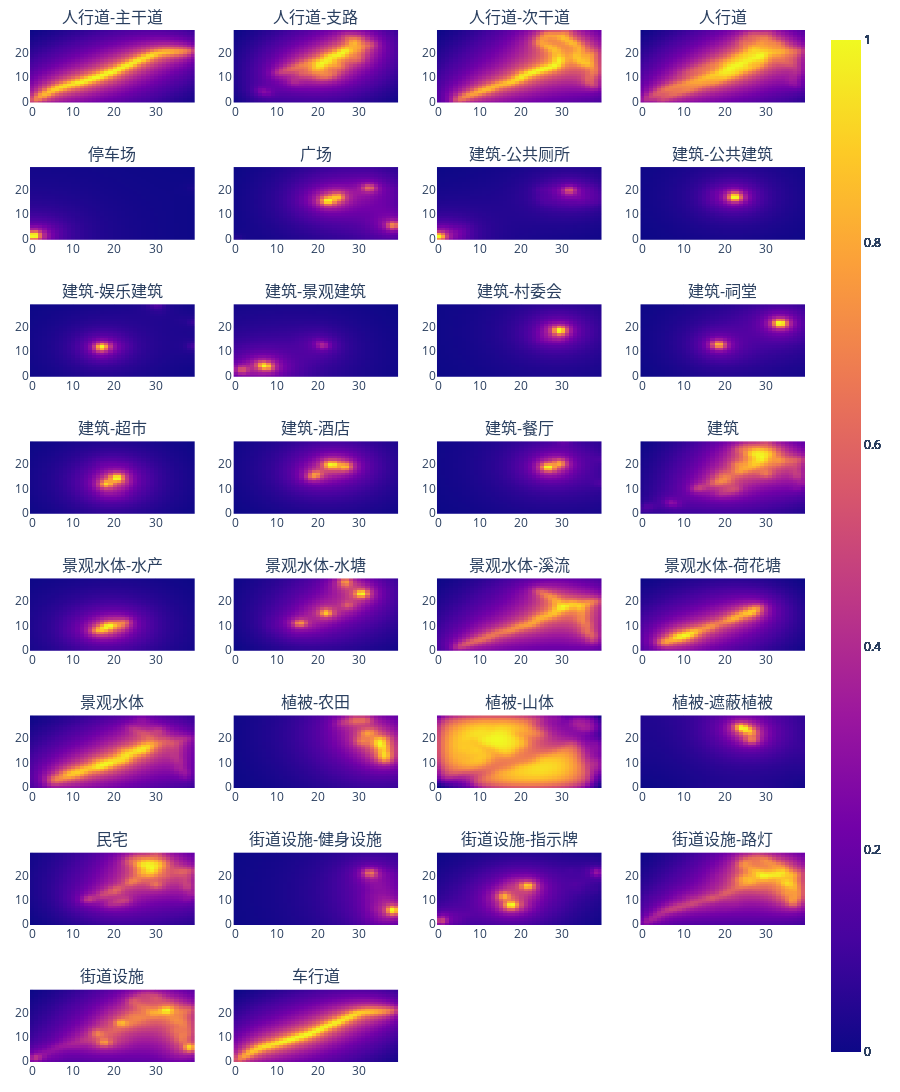

The notebook cell saved with this chart:
### Code cell
world.ShowFeatures()

### Figure 1 — Plotly figure (JSON) as saved in the notebook; plotly's stock layout.template omitted (floating-point values rounded to 4 significant figures; data arrays with more than 128 entries replaced by an {"elided": "..."} marker saying what was removed)
{"data": [{"type": "heatmap", "xaxis": "x", "yaxis": "y", "z": {"elided": "30x40 float values"}}, {"type": "heatmap", "xaxis": "x2", "yaxis": "y2", "z": {"elided": "30x40 float values"}}, {"type": "heatmap", "xaxis": "x3", "yaxis": "y3", "z": {"elided": "30x40 float values"}}, {"type": "heatmap", "xaxis": "x4", "yaxis": "y4", "z": {"elided": "30x40 float values"}}, {"type": "heatmap", "xaxis": "x5", "yaxis": "y5", "z": {"elided": "30x40 float values"}}, {"type": "heatmap", "xaxis": "x6", "yaxis": "y6", "z": {"elided": "30x40 float values"}}, {"type": "heatmap", "xaxis": "x7", "yaxis": "y7", "z": {"elided": "30x40 float values"}}, {"type": "heatmap", "xaxis": "x8", "yaxis": "y8", "z": {"elided": "30x40 float values"}}, {"type": "heatmap", "xaxis": "x9", "yaxis": "y9", "z": {"elided": "30x40 float values"}}, {"type": "heatmap", "xaxis": "x10", "yaxis": "y10", "z": {"elided": "30x40 float values"}}, {"type": "heatmap", "xaxis": "x11", "yaxis": "y11", "z": {"elided": "30x40 float values"}}, {"type": "heatmap", "xaxis": "x12", "yaxis": "y12", "z": {"elided": "30x40 float values"}}, {"type": "heatmap", "xaxis": "x13", "yaxis": "y13", "z": {"elided": "30x40 float values"}}, {"type": "heatmap", "xaxis": "x14", "yaxis": "y14", "z": {"elided": "30x40 float values"}}, {"type": "heatmap", "xaxis": "x15", "yaxis": "y15", "z": {"elided": "30x40 float values"}}, {"type": "heatmap", "xaxis": "x16", "yaxis": "y16", "z": {"elided": "30x40 float values"}}, {"type": "heatmap", "xaxis": "x17", "yaxis": "y17", "z": {"elided": "30x40 float values"}}, {"type": "heatmap", "xaxis": "x18", "yaxis": "y18", "z": {"elided": "30x40 float values"}}, {"type": "heatmap", "xaxis": "x19", "yaxis": "y19", "z": {"elided": "30x40 float values"}}, {"type": "heatmap", "xaxis": "x20", "yaxis": "y20", "z": {"elided": "30x40 float values"}}, {"type": "heatmap", "xaxis": "x21", "yaxis": "y21", "z": {"elided": "30x40 float values"}}, {"type": "heatmap", "xaxis": "x22", "yaxis": "y22", "z": {"elided": "30x40 float values"}}, {"type": "heatmap", "xaxis": "x23", "yaxis": "y23", "z": {"elided": "30x40 float values"}}, {"type": "heatmap", "xaxis": "x24", "yaxis": "y24", "z": {"elided": "30x40 float values"}}, {"type": "heatmap", "xaxis": "x25", "yaxis": "y25", "z": {"elided": "30x40 float values"}}, {"type": "heatmap", "xaxis": "x26", "yaxis": "y26", "z": {"elided": "30x40 float values"}}, {"type": "heatmap", "xaxis": "x27", "yaxis": "y27", "z": {"elided": "30x40 float values"}}, {"type": "heatmap", "xaxis": "x28", "yaxis": "y28", "z": {"elided": "30x40 float values"}}, {"type": "heatmap", "xaxis": "x29", "yaxis": "y29", "z": {"elided": "30x40 float values"}}, {"type": "heatmap", "xaxis": "x30", "yaxis": "y30", "z": {"elided": "30x40 float values"}}], "layout": {"annotations": [{"font": {"size": 16}, "showarrow": false, "text": "人行道-主干道", "x": 0.1062, "xanchor": "center", "xref": "paper", "y": 1, "yanchor": "bottom", "yref": "paper"}, {"font": {"size": 16}, "showarrow": false, "text": "人行道-支路", "x": 0.3688, "xanchor": "center", "xref": "paper", "y": 1, "yanchor": "bottom", "yref": "paper"}, {"font": {"size": 16}, "showarrow": false, "text": "人行道-次干道", "x": 0.6313, "xanchor": "center", "xref": "paper", "y": 1, "yanchor": "bottom", "yref": "paper"}, {"font": {"size": 16}, "showarrow": false, "text": "人行道", "x": 0.8938, "xanchor": "center", "xref": "paper", "y": 1, "yanchor": "bottom", "yref": "paper"}, {"font": {"size": 16}, "showarrow": false, "text": "停车场", "x": 0.1062, "xanchor": "center", "xref": "paper", "y": 0.8672, "yanchor": "bottom", "yref": "paper"}, {"font": {"size": 16}, "showarrow": false, "text": "广场", "x": 0.3688, "xanchor": "center", "xref": "paper", "y": 0.8672, "yanchor": "bottom", "yref": "paper"}, {"font": {"size": 16}, "showarrow": false, "text": "建筑-公共厕所", "x": 0.6313, "xanchor": "center", "xref": "paper", "y": 0.8672, "yanchor": "bottom", "yref": "paper"}, {"font": {"size": 16}, "showarrow": false, "text": "建筑-公共建筑", "x": 0.8938, "xanchor": "center", "xref": "paper", "y": 0.8672, "yanchor": "bottom", "yref": "paper"}, {"font": {"size": 16}, "showarrow": false, "text": "建筑-娱乐建筑", "x": 0.1062, "xanchor": "center", "xref": "paper", "y": 0.7344, "yanchor": "bottom", "yref": "paper"}, {"font": {"size": 16}, "showarrow": false, "text": "建筑-景观建筑", "x": 0.3688, "xanchor": "center", "xref": "paper", "y": 0.7344, "yanchor": "bottom", "yref": "paper"}, {"font": {"size": 16}, "showarrow": false, "text": "建筑-村委会", "x": 0.6313, "xanchor": "center", "xref": "paper", "y": 0.7344, "yanchor": "bottom", "yref": "paper"}, {"font": {"size": 16}, "showarrow": false, "text": "建筑-祠堂", "x": 0.8938, "xanchor": "center", "xref": "paper", "y": 0.7344, "yanchor": "bottom", "yref": "paper"}, {"font": {"size": 16}, "showarrow": false, "text": "建筑-超市", "x": 0.1062, "xanchor": "center", "xref": "paper", "y": 0.6016, "yanchor": "bottom", "yref": "paper"}, {"font": {"size": 16}, "showarrow": false, "text": "建筑-酒店", "x": 0.3688, "xanchor": "center", "xref": "paper", "y": 0.6016, "yanchor": "bottom", "yref": "paper"}, {"font": {"size": 16}, "showarrow": false, "text": "建筑-餐厅", "x": 0.6313, "xanchor": "center", "xref": "paper", "y": 0.6016, "yanchor": "bottom", "yref": "paper"}, {"font": {"size": 16}, "showarrow": false, "text": "建筑", "x": 0.8938, "xanchor": "center", "xref": "paper", "y": 0.6016, "yanchor": "bottom", "yref": "paper"}, {"font": {"size": 16}, "showarrow": false, "text": "景观水体-水产", "x": 0.1062, "xanchor": "center", "xref": "paper", "y": 0.4688, "yanchor": "bottom", "yref": "paper"}, {"font": {"size": 16}, "showarrow": false, "text": "景观水体-水塘", "x": 0.3688, "xanchor": "center", "xref": "paper", "y": 0.4688, "yanchor": "bottom", "yref": "paper"}, {"font": {"size": 16}, "showarrow": false, "text": "景观水体-溪流", "x": 0.6313, "xanchor": "center", "xref": "paper", "y": 0.4688, "yanchor": "bottom", "yref": "paper"}, {"font": {"size": 16}, "showarrow": false, "text": "景观水体-荷花塘", "x": 0.8938, "xanchor": "center", "xref": "paper", "y": 0.4688, "yanchor": "bottom", "yref": "paper"}, {"font": {"size": 16}, "showarrow": false, "text": "景观水体", "x": 0.1062, "xanchor": "center", "xref": "paper", "y": 0.3359, "yanchor": "bottom", "yref": "paper"}, {"font": {"size": 16}, "showarrow": false, "text": "植被-农田", "x": 0.3688, "xanchor": "center", "xref": "paper", "y": 0.3359, "yanchor": "bottom", "yref": "paper"}, {"font": {"size": 16}, "showarrow": false, "text": "植被-山体", "x": 0.6313, "xanchor": "center", "xref": "paper", "y": 0.3359, "yanchor": "bottom", "yref": "paper"}, {"font": {"size": 16}, "showarrow": false, "text": "植被-遮蔽植被", "x": 0.8938, "xanchor": "center", "xref": "paper", "y": 0.3359, "yanchor": "bottom", "yref": "paper"}, {"font": {"size": 16}, "showarrow": false, "text": "民宅", "x": 0.1062, "xanchor": "center", "xref": "paper", "y": 0.2031, "yanchor": "bottom", "yref": "paper"}, {"font": {"size": 16}, "showarrow": false, "text": "街道设施-健身设施", "x": 0.3688, "xanchor": "center", "xref": "paper", "y": 0.2031, "yanchor": "bottom", "yref": "paper"}, {"font": {"size": 16}, "showarrow": false, "text": "街道设施-指示牌", "x": 0.6313, "xanchor": "center", "xref": "paper", "y": 0.2031, "yanchor": "bottom", "yref": "paper"}, {"font": {"size": 16}, "showarrow": false, "text": "街道设施-路灯", "x": 0.8938, "xanchor": "center", "xref": "paper", "y": 0.2031, "yanchor": "bottom", "yref": "paper"}, {"font": {"size": 16}, "showarrow": false, "text": "街道设施", "x": 0.1062, "xanchor": "center", "xref": "paper", "y": 0.07031, "yanchor": "bottom", "yref": "paper"}, {"font": {"size": 16}, "showarrow": false, "text": "车行道", "x": 0.3688, "xanchor": "center", "xref": "paper", "y": 0.07031, "yanchor": "bottom", "yref": "paper"}], "autosize": false, "height": 1600, "margin": {"b": 30, "l": 30, "r": 30, "t": 30}, "title": {"text": ""}, "width": 900, "xaxis": {"anchor": "y", "domain": [0, 0.2125]}, "xaxis10": {"anchor": "y10", "domain": [0.2625, 0.475]}, "xaxis11": {"anchor": "y11", "domain": [0.525, 0.7375]}, "xaxis12": {"anchor": "y12", "domain": [0.7875, 1]}, "xaxis13": {"anchor": "y13", "domain": [0, 0.2125]}, "xaxis14": {"anchor": "y14", "domain": [0.2625, 0.475]}, "xaxis15": {"anchor": "y15", "domain": [0.525, 0.7375]}, "xaxis16": {"anchor": "y16", "domain": [0.7875, 1]}, "xaxis17": {"anchor": "y17", "domain": [0, 0.2125]}, "xaxis18": {"anchor": "y18", "domain": [0.2625, 0.475]}, "xaxis19": {"anchor": "y19", "domain": [0.525, 0.7375]}, "xaxis2": {"anchor": "y2", "domain": [0.2625, 0.475]}, "xaxis20": {"anchor": "y20", "domain": [0.7875, 1]}, "xaxis21": {"anchor": "y21", "domain": [0, 0.2125]}, "xaxis22": {"anchor": "y22", "domain": [0.2625, 0.475]}, "xaxis23": {"anchor": "y23", "domain": [0.525, 0.7375]}, "xaxis24": {"anchor": "y24", "domain": [0.7875, 1]}, "xaxis25": {"anchor": "y25", "domain": [0, 0.2125]}, "xaxis26": {"anchor": "y26", "domain": [0.2625, 0.475]}, "xaxis27": {"anchor": "y27", "domain": [0.525, 0.7375]}, "xaxis28": {"anchor": "y28", "domain": [0.7875, 1]}, "xaxis29": {"anchor": "y29", "domain": [0, 0.2125]}, "xaxis3": {"anchor": "y3", "domain": [0.525, 0.7375]}, "xaxis30": {"anchor": "y30", "domain": [0.2625, 0.475]}, "xaxis31": {"anchor": "y31", "domain": [0.525, 0.7375]}, "xaxis32": {"anchor": "y32", "domain": [0.7875, 1]}, "xaxis4": {"anchor": "y4", "domain": [0.7875, 1]}, "xaxis5": {"anchor": "y5", "domain": [0, 0.2125]}, "xaxis6": {"anchor": "y6", "domain": [0.2625, 0.475]}, "xaxis7": {"anchor": "y7", "domain": [0.525, 0.7375]}, "xaxis8": {"anchor": "y8", "domain": [0.7875, 1]}, "xaxis9": {"anchor": "y9", "domain": [0, 0.2125]}, "yaxis": {"anchor": "x", "domain": [0.9297, 1]}, "yaxis10": {"anchor": "x10", "domain": [0.6641, 0.7344]}, "yaxis11": {"anchor": "x11", "domain": [0.6641, 0.7344]}, "yaxis12": {"anchor": "x12", "domain": [0.6641, 0.7344]}, "yaxis13": {"anchor": "x13", "domain": [0.5312, 0.6016]}, "yaxis14": {"anchor": "x14", "domain": [0.5312, 0.6016]}, "yaxis15": {"anchor": "x15", "domain": [0.5312, 0.6016]}, "yaxis16": {"anchor": "x16", "domain": [0.5312, 0.6016]}, "yaxis17": {"anchor": "x17", "domain": [0.3984, 0.4688]}, "yaxis18": {"anchor": "x18", "domain": [0.3984, 0.4688]}, "yaxis19": {"anchor": "x19", "domain": [0.3984, 0.4688]}, "yaxis2": {"anchor": "x2", "domain": [0.9297, 1]}, "yaxis20": {"anchor": "x20", "domain": [0.3984, 0.4688]}, "yaxis21": {"anchor": "x21", "domain": [0.2656, 0.3359]}, "yaxis22": {"anchor": "x22", "domain": [0.2656, 0.3359]}, "yaxis23": {"anchor": "x23", "domain": [0.2656, 0.3359]}, "yaxis24": {"anchor": "x24", "domain": [0.2656, 0.3359]}, "yaxis25": {"anchor": "x25", "domain": [0.1328, 0.2031]}, "yaxis26": {"anchor": "x26", "domain": [0.1328, 0.2031]}, "yaxis27": {"anchor": "x27", "domain": [0.1328, 0.2031]}, "yaxis28": {"anchor": "x28", "domain": [0.1328, 0.2031]}, "yaxis29": {"anchor": "x29", "domain": [0, 0.07031]}, "yaxis3": {"anchor": "x3", "domain": [0.9297, 1]}, "yaxis30": {"anchor": "x30", "domain": [0, 0.07031]}, "yaxis31": {"anchor": "x31", "domain": [0, 0.07031]}, "yaxis32": {"anchor": "x32", "domain": [0, 0.07031]}, "yaxis4": {"anchor": "x4", "domain": [0.9297, 1]}, "yaxis5": {"anchor": "x5", "domain": [0.7969, 0.8672]}, "yaxis6": {"anchor": "x6", "domain": [0.7969, 0.8672]}, "yaxis7": {"anchor": "x7", "domain": [0.7969, 0.8672]}, "yaxis8": {"anchor": "x8", "domain": [0.7969, 0.8672]}, "yaxis9": {"anchor": "x9", "domain": [0.6641, 0.7344]}}}
